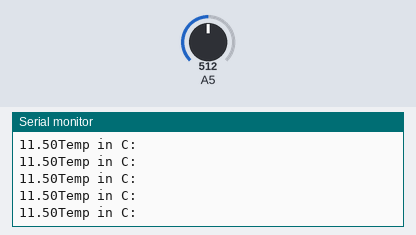
The sketch below on a simulated Arduino Uno, built with avr-gcc and run on an emulated ATmega328P. Shown: the last lines printed to the serial monitor. Inputs (shaded band) come from the test bench; at power-on: A5 = 512.

Above: at 1.2 s.
1.3 s: A5 set to 480
At 1.8 s:
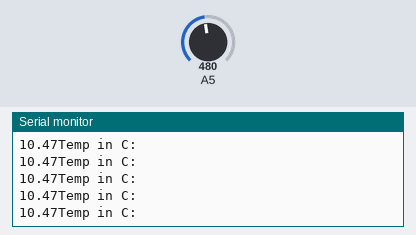
2.8 s: A5 set to 447
At 3.5 s:
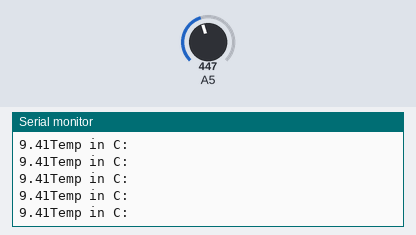
8.8 s: A5 set to 793
At 9.7 s:
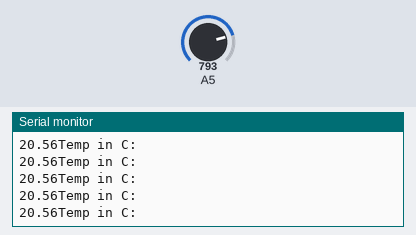
10.3 s: A5 set to 829
At 11.1 s:
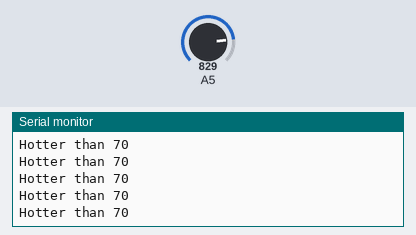
Timing chart, 0 to 13.3 s (numbered marks = the images above; inputs shaded):
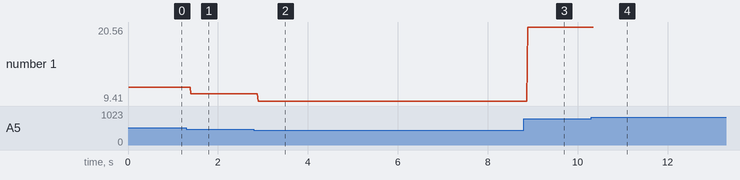

The sketch:

temp_sensor_onoff.ino
```cpp
int LEDPin = 6;

void setup() {
  Serial.begin(9600);
  pinMode(LEDPin, INPUT);
}

void loop() {
  float temp_input = analogRead(A5);
  float temp_in_millivolts = temp_input * (3.3/1024.0);
  float temp_in_C = (temp_in_millivolts-.5)*10 ; // Convert from voltage to degrees C
  float temp_in_F = (temp_in_C *1.8) + 32;


  // Turn LED off if the temp is higher than 100 degrees
  if (temp_in_F >=70){
    digitalWrite(LEDPin, LOW);
    Serial.println("Hotter than 70");
  }
  // Turn LED on if the temp is higher than 98 degrees
  else if (temp_in_F >= 40){
    digitalWrite(LEDPin, HIGH);
     Serial.println("Temp in C: ");
  Serial.print(temp_in_C);
  }


}
```

Measured:
- the behaviour switches between 810 and 811 on A5 (found by bisection; images 3 and 4)
- after the input at 1.3 s, the serial monitor: prints a new line after 0.10 s (image 1)
- after the input at 2.8 s, the serial monitor: prints a new line after 0.10 s (image 2)
- after the input at 8.8 s, the serial monitor: prints a new line after 0.09 s (image 3)
- after the input at 10.3 s, the serial monitor: prints a new line after 0.07 s (image 4)
- plotted number 1: 11.5 → 10.47 after the input at 1.3 s, 10.47 → 9.41 after the input at 2.8 s, 9.41 → 20.56 after the input at 8.8 s
